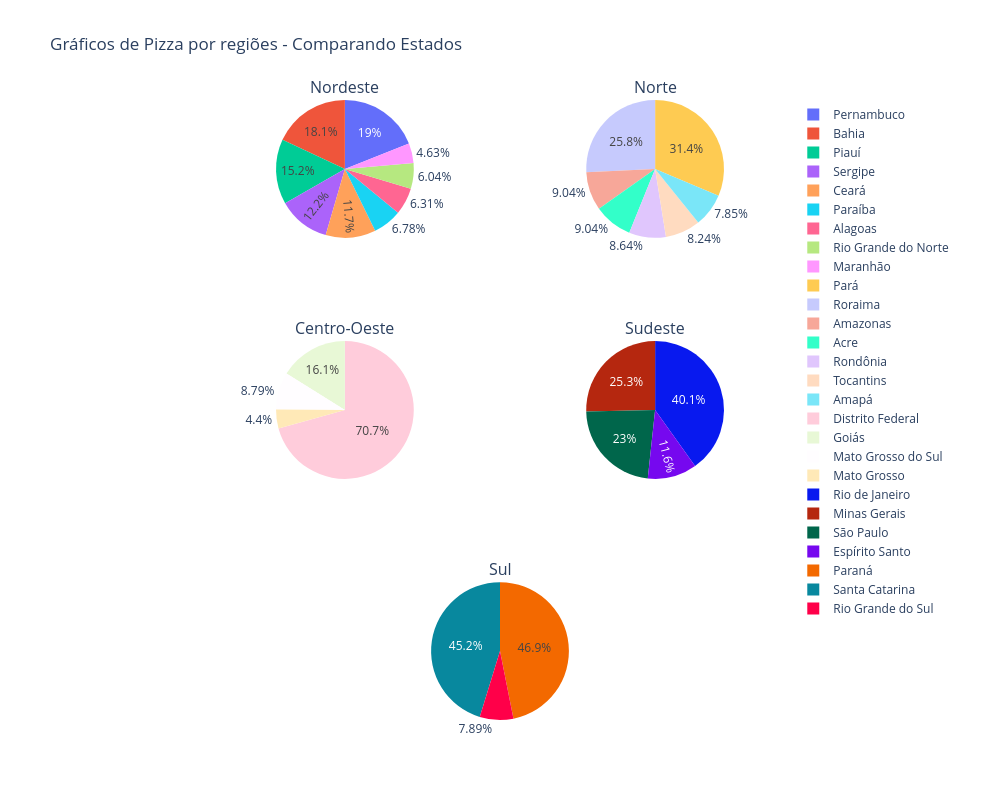

Notebook code cell kept with this figure:
### Markdown cell above
### Gráfico 7.1

### Code cell
# Criar a figura com subplots, usando colspan para centralizar o gráfico da última linha
fig = make_subplots(rows=3, cols=2, specs=[[{'type':'domain'}, {'type':'domain'}],
                                           [{'type':'domain'}, {'type':'domain'}],
                                           [{'type':'domain', 'colspan': 2}, None]],
                    subplot_titles=("Nordeste", "Norte", "Centro-Oeste", "Sudeste", "Sul"))

# Gráfico 1 - Nordeste
dados_x_nordeste = ['Bahia', 'Piauí', 'Maranhão', 'Ceará', 'Sergipe', 'Alagoas', 'Pernambuco', 'Paraíba', 'Rio Grande do Norte']
dados_y_nordeste = [tabela_bahia_count, tabela_piaui_count, tabela_maranhao_count, tabela_ceara_count, tabela_sergipe_count, tabela_alagoas_count, tabela_pernambuco_count, tabela_paraiba_count, tabela_rn_count]
fig.add_trace(go.Pie(labels=dados_x_nordeste, values=dados_y_nordeste), row=1, col=1)

# Gráfico 2 - Norte
dados_x_norte = ['Amazonas', 'Pará', 'Tocantins', 'Amapá', 'Roraima', 'Rondônia', 'Acre']
dados_y_norte = [tabela_amazonas_count, tabela_para_count, tabela_tocantins_count, tabela_amapa_count, tabela_roraima_count, tabela_rondonia_count, tabela_acre_count]
fig.add_trace(go.Pie(labels=dados_x_norte, values=dados_y_norte), row=1, col=2)

# Gráfico 3 - Centro-Oeste
dados_x_centro_oeste = ['Mato Grosso', 'Mato Grosso do Sul', 'Goiás', 'Distrito Federal']
dados_y_centro_oeste = [tabela_mt_count, tabela_ms_count, tabela_goias_count, tabela_df_count]
fig.add_trace(go.Pie(labels=dados_x_centro_oeste, values=dados_y_centro_oeste), row=2, col=1)

# Gráfico 4 - Sudeste
dados_x_sudeste = ['São Paulo', 'Minas Gerais', 'Rio de Janeiro', 'Espírito Santo']
dados_y_sudeste = [tabela_sp_count, tabela_mg_count, tabela_rj_count, tabela_es_count]
fig.add_trace(go.Pie(labels=dados_x_sudeste, values=dados_y_sudeste), row=2, col=2)

# Gráfico 5 - Sul (no centro da última linha com colspan 2)
dados_x_sul = ['Rio Grande do Sul', 'Paraná', 'Santa Catarina']
dados_y_sul = [tabela_rs_count, tabela_parana_count, tabela_sc_count]
fig.add_trace(go.Pie(labels=dados_x_sul, values=dados_y_sul), row=3, col=1)

# Atualizar o layout
fig.update_layout(height=800, width=1000, title_text="Gráficos de Pizza por regiões - Comparando Estados")

kaleido.get_chrome_sync()
fig.write_image("graficos_casos_por_regioes.jpeg", format="jpeg")

# Exibir o gráfico
fig.show()

### Figure 1 — Plotly figure (JSON) as saved in the notebook; plotly's stock layout.template omitted (floating-point values rounded to 4 significant figures)
{"data": [{"domain": {"x": [0, 0.45], "y": [0.7778, 1]}, "labels": ["Bahia", "Piauí", "Maranhão", "Ceará", "Sergipe", "Alagoas", "Pernambuco", "Paraíba", "Rio Grande do Norte"], "type": "pie", "values": [269, 227, 69, 175, 182, 94, 283, 101, 90]}, {"domain": {"x": [0.55, 1], "y": [0.7778, 1]}, "labels": ["Amazonas", "Pará", "Tocantins", "Amapá", "Roraima", "Rondônia", "Acre"], "type": "pie", "values": [68, 236, 62, 59, 194, 65, 68]}, {"domain": {"x": [0, 0.45], "y": [0.3889, 0.6111]}, "labels": ["Mato Grosso", "Mato Grosso do Sul", "Goiás", "Distrito Federal"], "type": "pie", "values": [77, 154, 282, 1238]}, {"domain": {"x": [0.55, 1], "y": [0.3889, 0.6111]}, "labels": ["São Paulo", "Minas Gerais", "Rio de Janeiro", "Espírito Santo"], "type": "pie", "values": [352, 388, 615, 177]}, {"domain": {"x": [0, 1], "y": [0, 0.2222]}, "labels": ["Rio Grande do Sul", "Paraná", "Santa Catarina"], "type": "pie", "values": [49, 291, 281]}], "layout": {"annotations": [{"font": {"size": 16}, "showarrow": false, "text": "Nordeste", "x": 0.225, "xanchor": "center", "xref": "paper", "y": 1, "yanchor": "bottom", "yref": "paper"}, {"font": {"size": 16}, "showarrow": false, "text": "Norte", "x": 0.775, "xanchor": "center", "xref": "paper", "y": 1, "yanchor": "bottom", "yref": "paper"}, {"font": {"size": 16}, "showarrow": false, "text": "Centro-Oeste", "x": 0.225, "xanchor": "center", "xref": "paper", "y": 0.6111, "yanchor": "bottom", "yref": "paper"}, {"font": {"size": 16}, "showarrow": false, "text": "Sudeste", "x": 0.775, "xanchor": "center", "xref": "paper", "y": 0.6111, "yanchor": "bottom", "yref": "paper"}, {"font": {"size": 16}, "showarrow": false, "text": "Sul", "x": 0.5, "xanchor": "center", "xref": "paper", "y": 0.2222, "yanchor": "bottom", "yref": "paper"}], "height": 800, "title": {"text": "Gráficos de Pizza por regiões - Comparando Estados"}, "width": 1000}}
